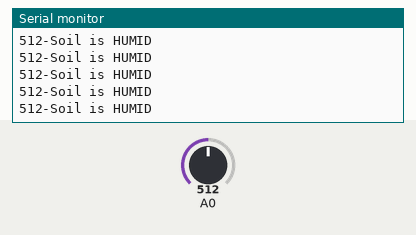
The sketch below on a simulated Arduino Uno, built with avr-gcc and run on an emulated ATmega328P. Shown: the last lines printed to the serial monitor. Inputs (shaded band) come from the test bench; at power-on: A0 = 512.

Above: at 3.1 s.
3.2 s: A0 set to 360
At 3.24 s:
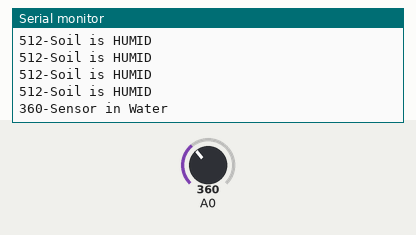
5.1 s: A0 set to 377
At 5.11 s:
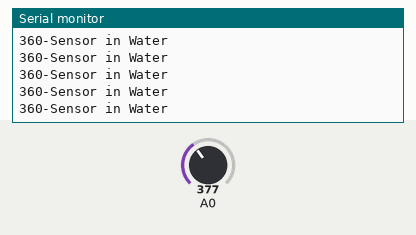
6.6 s: A0 set to 581
At 6.62 s:
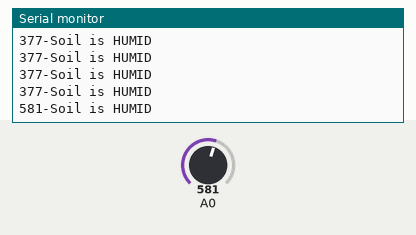
8.1 s: A0 set to 606
At 8.13 s:
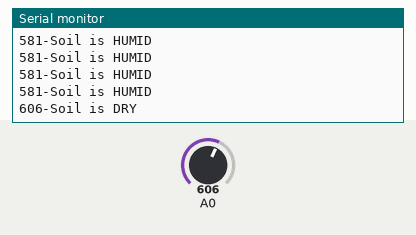
11.1 s: A0 set to 982
At 11.1 s:
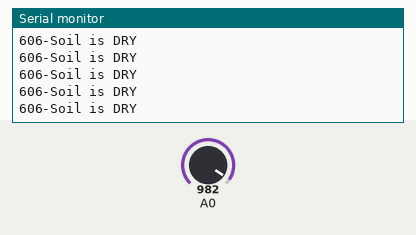
12.6 s: A0 set to 1018
At 12.62 s:
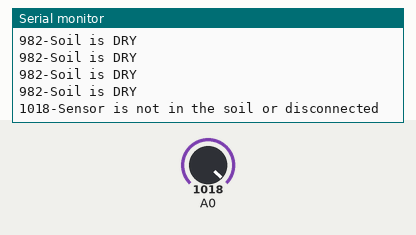
Timing chart, 0 to 15.5 s (numbered marks = the images above; inputs shaded):
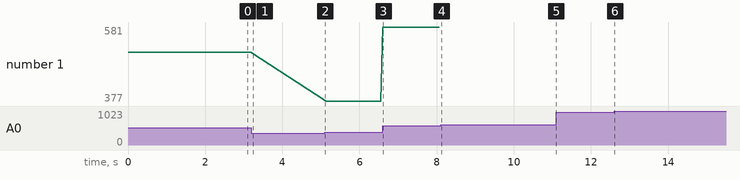

Measured:
- the behaviour switches between 599 and 600 on A0 (found by bisection; images 3 and 4)
- the behaviour switches between 999 and 1000 on A0 (found by bisection; images 5 and 6)
- after the input at 3.2 s, the serial monitor: prints a new line at once (image 1)
- after the input at 6.6 s, the serial monitor: prints a new line at once (image 3)
- after the input at 8.1 s, the serial monitor: prints a new line at once (image 4)
- after the input at 12.6 s, the serial monitor: prints a new line at once (image 6)
- plotted number 1: 512 → 377 after the input at 5.1 s, 377 → 581 after the input at 6.6 s

The sketch:

moisture.ino
```cpp
void setup()
{
  Serial.begin(9600);
  pinMode(A0, INPUT);
}

void loop()
{
  int SensorValue = analogRead(A0);
  Serial.print(SensorValue);Serial.print("-");

  if(SensorValue >=1000){
  Serial.println("Sensor is not in the soil or disconnected");
  }
  if(SensorValue < 1000 && SensorValue >= 600) {
  Serial.println("Soil is DRY");
  }
  if(SensorValue < 600 && SensorValue >=370) {
  Serial.println("Soil is HUMID");
  }
  if(SensorValue <370) {
  Serial.println("Sensor in Water");
  }
  delay(50);
  }
```
